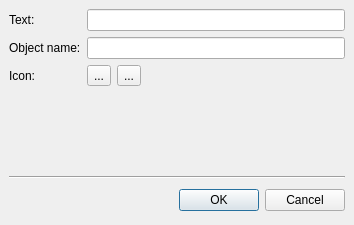
<ui version="4.0" >
 <author></author>
 <comment></comment>
 <exportmacro></exportmacro>
 <class>NewActionDialog</class>
 <widget class="QDialog" name="NewActionDialog" >
  <property name="geometry" >
   <rect>
    <x>0</x>
    <y>0</y>
    <width>354</width>
    <height>225</height>
   </rect>
  </property>
  <property name="windowTitle" >
   <string>New Action...</string>
  </property>
  <layout class="QVBoxLayout" >
   <property name="margin" >
    <number>9</number>
   </property>
   <property name="spacing" >
    <number>6</number>
   </property>
   <item>
    <layout class="QGridLayout" >
     <property name="margin" >
      <number>0</number>
     </property>
     <property name="spacing" >
      <number>6</number>
     </property>
     <item row="0" column="1" >
      <widget class="QLineEdit" name="editActionText" />
     </item>
     <item row="0" column="0" >
      <widget class="QLabel" name="label" >
       <property name="text" >
        <string>Text:</string>
       </property>
      </widget>
     </item>
     <item row="2" column="1" >
      <layout class="QHBoxLayout" >
       <property name="margin" >
        <number>0</number>
       </property>
       <property name="spacing" >
        <number>6</number>
       </property>
       <item>
        <widget class="QToolButton" name="iconButton" >
         <property name="text" >
          <string>...</string>
         </property>
        </widget>
       </item>
       <item>
        <widget class="QToolButton" name="removeIconButton" >
         <property name="text" >
          <string>...</string>
         </property>
         <property name="icon" >
          <iconset resource="../../components/formeditor/formeditor.qrc" >:/trolltech/formeditor/images/win/editdelete.png</iconset>
         </property>
        </widget>
       </item>
       <item>
        <spacer>
         <property name="orientation" >
          <enum>Qt::Horizontal</enum>
         </property>
         <property name="sizeHint" >
          <size>
           <width>40</width>
           <height>20</height>
          </size>
         </property>
        </spacer>
       </item>
      </layout>
     </item>
     <item row="2" column="0" >
      <widget class="QLabel" name="label_2" >
       <property name="text" >
        <string>Icon:</string>
       </property>
      </widget>
     </item>
     <item row="1" column="0" >
      <widget class="QLabel" name="label_3" >
       <property name="text" >
        <string>Object name:</string>
       </property>
      </widget>
     </item>
     <item row="1" column="1" >
      <widget class="QLineEdit" name="editObjectName" />
     </item>
    </layout>
   </item>
   <item>
    <spacer>
     <property name="orientation" >
      <enum>Qt::Vertical</enum>
     </property>
     <property name="sizeHint" >
      <size>
       <width>281</width>
       <height>261</height>
      </size>
     </property>
    </spacer>
   </item>
   <item>
    <widget class="Line" name="line" >
     <property name="orientation" >
      <enum>Qt::Horizontal</enum>
     </property>
    </widget>
   </item>
   <item>
    <layout class="QHBoxLayout" >
     <property name="margin" >
      <number>0</number>
     </property>
     <property name="spacing" >
      <number>6</number>
     </property>
     <item>
      <spacer>
       <property name="orientation" >
        <enum>Qt::Horizontal</enum>
       </property>
       <property name="sizeHint" >
        <size>
         <width>131</width>
         <height>31</height>
        </size>
       </property>
      </spacer>
     </item>
     <item>
      <widget class="QPushButton" name="okButton" >
       <property name="text" >
        <string>OK</string>
       </property>
      </widget>
     </item>
     <item>
      <widget class="QPushButton" name="cancelButton" >
       <property name="text" >
        <string>Cancel</string>
       </property>
      </widget>
     </item>
    </layout>
   </item>
  </layout>
 </widget>
 <pixmapfunction></pixmapfunction>
 <tabstops>
  <tabstop>editActionText</tabstop>
  <tabstop>okButton</tabstop>
  <tabstop>cancelButton</tabstop>
 </tabstops>
 <resources>
  <include location="../../components/formeditor/formeditor.qrc" />
 </resources>
 <connections>
  <connection>
   <sender>okButton</sender>
   <signal>clicked()</signal>
   <receiver>NewActionDialog</receiver>
   <slot>accept()</slot>
   <hints>
    <hint type="sourcelabel" >
     <x>213</x>
     <y>182</y>
    </hint>
    <hint type="destinationlabel" >
     <x>96</x>
     <y>254</y>
    </hint>
   </hints>
  </connection>
  <connection>
   <sender>cancelButton</sender>
   <signal>clicked()</signal>
   <receiver>NewActionDialog</receiver>
   <slot>reject()</slot>
   <hints>
    <hint type="sourcelabel" >
     <x>304</x>
     <y>182</y>
    </hint>
    <hint type="destinationlabel" >
     <x>179</x>
     <y>282</y>
    </hint>
   </hints>
  </connection>
 </connections>
</ui>
